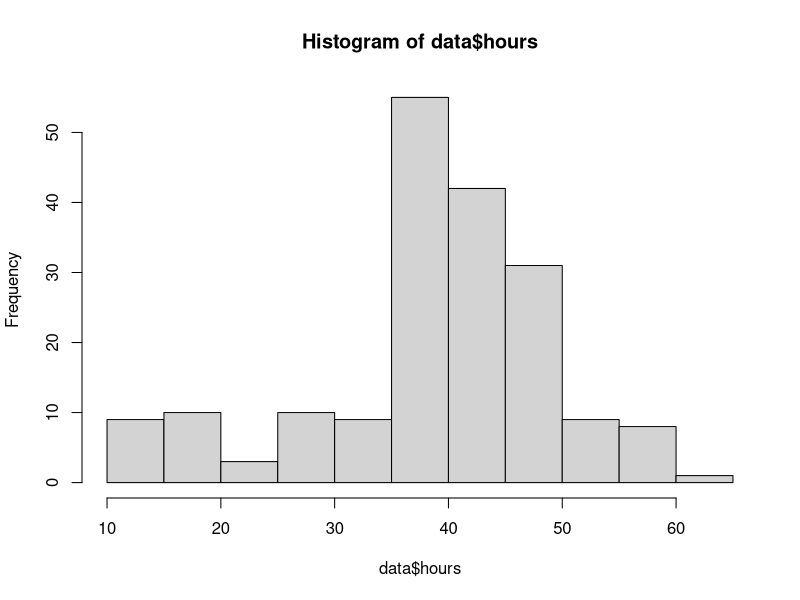
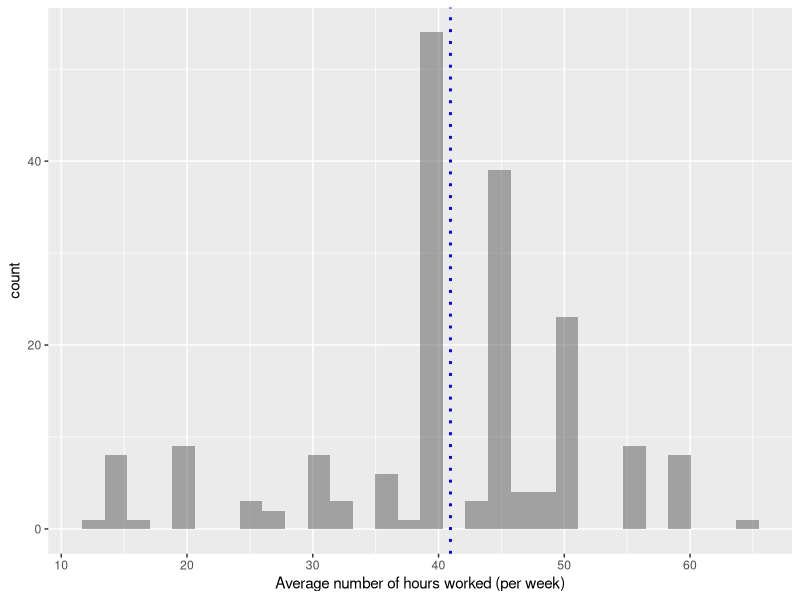

Generate these figures, in order, with R:
## This is just a script to test out commands (so we don't have to build the book or knit individual chapters for data analyses)

temp <- read.csv("qualtrics_pilot_data.csv", header=FALSE, na.strings="")

x <- temp[2,]
data <- temp[-c(1:3),]
colnames(data) <- x

num <- nrow(data)

write.csv(table(data[165]), "comments.csv")
write.csv(table(data[164]), "tenure.csv")
table(data[163])

data$hours <- NULL
  
data$hours[data$`How many hours do you typically work per week in this job?` == "10-16"] <- 13
data$hours[data$`How many hours do you typically work per week in this job?` == "15"]    <- 15
data$hours[data$`How many hours do you typically work per week in this job?` == "16"]    <- 16
data$hours[data$`How many hours do you typically work per week in this job?` == "20"]    <- 20
data$hours[data$`How many hours do you typically work per week in this job?` == "25"]    <- 25
data$hours[data$`How many hours do you typically work per week in this job?` == "25-30"] <- 27.5
data$hours[data$`How many hours do you typically work per week in this job?` == "30"]    <- 30
data$hours[data$`How many hours do you typically work per week in this job?` == "30-40"] <- 35
data$hours[data$`How many hours do you typically work per week in this job?` == "32"]    <- 32

data$hours[data$`How many hours do you typically work per week in this job?` == "35"]    <- 35
data$hours[data$`How many hours do you typically work per week in this job?` == "35-40 hrs"]  <- 37.5
data$hours[data$`How many hours do you typically work per week in this job?` == "40"]    <- 40
data$hours[data$`How many hours do you typically work per week in this job?` == "40-45"] <- 42.5
data$hours[data$`How many hours do you typically work per week in this job?` == "40-50"] <- 45
data$hours[data$`How many hours do you typically work per week in this job?` == "40 "]   <- 40
data$hours[data$`How many hours do you typically work per week in this job?` == "40/50"] <- 45
data$hours[data$`How many hours do you typically work per week in this job?` == "43"]    <- 43

data$hours[data$`How many hours do you typically work per week in this job?` == "45"]    <- 45
data$hours[data$`How many hours do you typically work per week in this job?` == "45-50"] <- 47.5
data$hours[data$`How many hours do you typically work per week in this job?` == "45+ "]    <- 47.5
data$hours[data$`How many hours do you typically work per week in this job?` == "48"]    <- 48
data$hours[data$`How many hours do you typically work per week in this job?` == "50"]    <- 50
data$hours[data$`How many hours do you typically work per week in this job?` == "50-60"] <- 55
data$hours[data$`How many hours do you typically work per week in this job?` == "55"]    <- 55
data$hours[data$`How many hours do you typically work per week in this job?` == "6"]     <- NA

data$hours[data$`How many hours do you typically work per week in this job?` == "60"]    <- 60
data$hours[data$`How many hours do you typically work per week in this job?` == "60hr"]  <- 60
data$hours[data$`How many hours do you typically work per week in this job?` == "65"]    <- 65
data$hours[data$`How many hours do you typically work per week in this job?` == "9"]     <- NA
data$hours[data$`How many hours do you typically work per week in this job?` == " "]     <- NA

data$hours <- as.numeric(as.character(data$hours))
table(data$hours, data$`How many hours do you typically work per week in this job?`)

hist(data$hours)

library(ggplot2)

ggplot(data, aes(x = hours)) +           
  geom_histogram(alpha = 0.5, position = "identity") +
  geom_vline(aes(xintercept=mean(hours, na.rm=T)),   # Ignore NA values for mean
             color="blue", linetype="dotted", size=1) +
  labs(x="Average number of hours worked (per week)")

library(psych)
# temp <- describe(data)
# write.csv(temp, "checking.csv")

data$Cond1 <- rowSums(is.na(data[18:53]))
data$Cond2 <- rowSums(is.na(data[54:89]))
data$Cond3 <- rowSums(is.na(data[90:125]))
data$Cond4 <- rowSums(is.na(data[126:161]))

data$Condition[data$Cond1 < 36] <- 1
data$Condition[data$Cond2 < 36] <- 2
data$Condition[data$Cond3 < 36] <- 3
data$Condition[data$Cond4 < 36] <- 4

cond1 <- data[ which(data$Condition==1), ]
cond2 <- data[ which(data$Condition==2), ]
cond3 <- data[ which(data$Condition==3), ]
cond4 <- data[ which(data$Condition==4), ]

cond1.red <- cond1[,c(6, 18:53, 162:165, 172)]  ## using Cond1 ordering
cond2.red <- cond2[,c(6, 62:65, 70:73, 82:85, 58:61, 74:77, 86:89, 66:69, 78:81, 54:57, 162:165, 172)]
cond3.red <- cond3[,c(6, 94:97, 106:109, 118:121, 98:101, 110:113, 122:125, 102:105, 114:117, 90:93, 162:165, 172)]
cond4.red <- cond4[,c(6, 138:161, 130:137, 126:129, 162:165, 172)]

names(cond1.red) = gsub(pattern = "C*.* - ", replacement = "", x = names(cond1.red))      ## Getting rid of condition markers so rbind will work
names(cond2.red) = gsub(pattern = "C*.* - ", replacement = "", x = names(cond2.red))  
names(cond3.red) = gsub(pattern = "C*.* - ", replacement = "", x = names(cond3.red))  
names(cond4.red) = gsub(pattern = "C*.* - ", replacement = "", x = names(cond4.red))  

together <- rbind(cond1.red, cond2.red, cond3.red, cond4.red)
## write.csv(together, "together.csv")

i <- c(1:37)
together[ , i] <- apply(together[ , i], 2,            # Specify own function within apply
                    function(x) as.numeric(as.character(x)))
